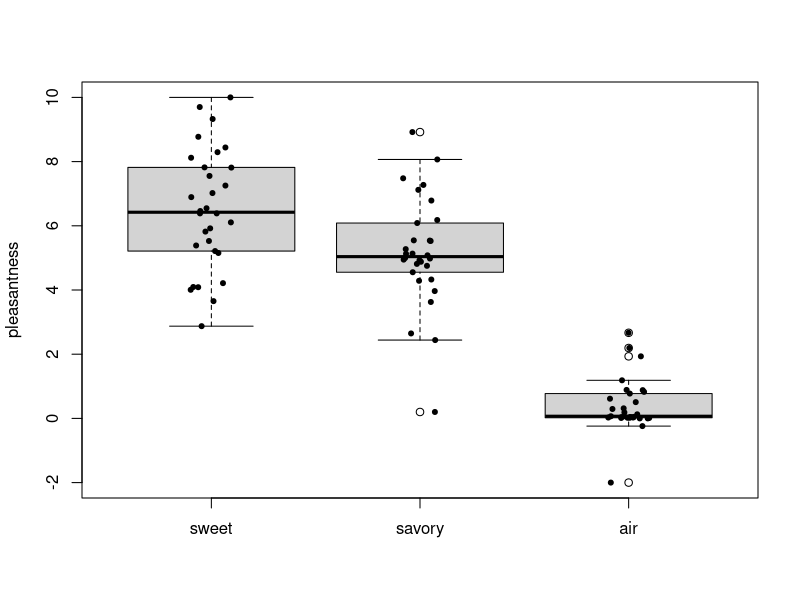
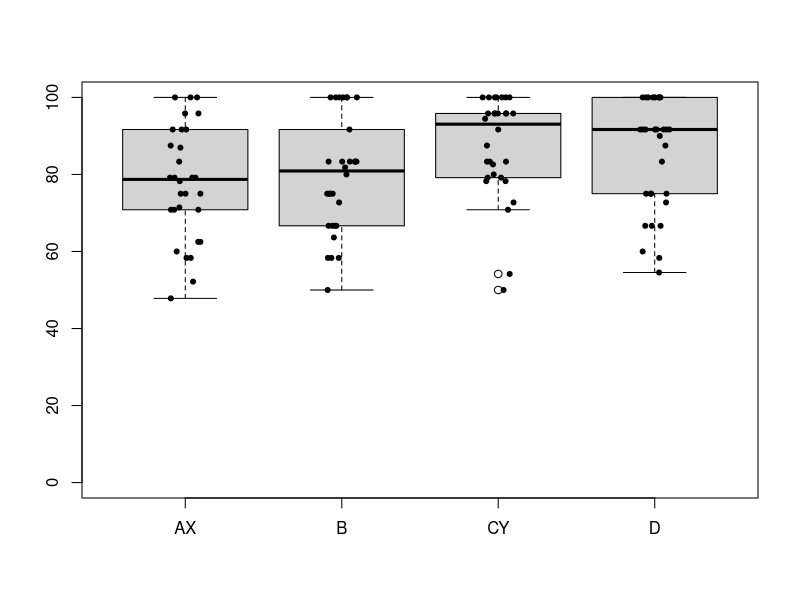
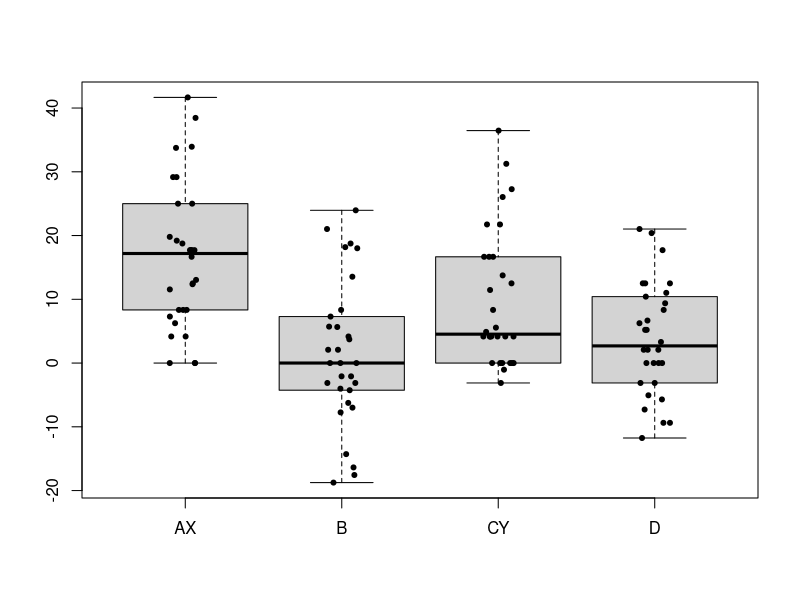
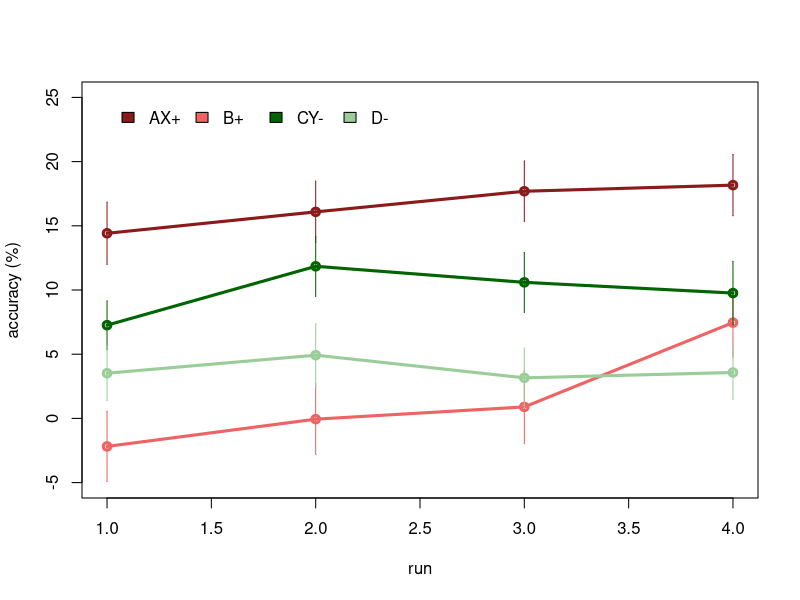

R code for these plots, in order: (Note: this script raises an error after producing the figures.)
library (Hmisc)
library (plotrix)
library (lme4)
library (afex)

# set directory if necessary
# setwd("/Users...")

######################################################## Experiment 1 - fMRI ##################################################################

# this section contains analyses of the behavioral data of the fMRI experiment: cond = last run of conditioning (before TMS); compound = compound phase after TMS (4 runs);

# data frame variables:
# rew: 1 = odor reward; 0 = no odor / air
# cue: 2 = compound; 1 = single 
# acc = % correct predictions
# acc_diff = prediction accuracy difference between compound and conditioning
# rt = average response time
# rt_diff = response time difference between compound and conditioning

df_fmri_pleas = read.table("fMRI_behavdata_pleasantness.txt", header=T )
df_fmri_cond = read.table("fMRI_behavdata_conditioning.txt", header=T )
df_fmri_comp = read.table("fMRI_behavdata_compound.txt", header=T )
df_fmri_specrewexp = read.table("fMRI_specific_rew_exp.txt", header=T )

# some variables
VP = unique(df_fmri_cond$Subj) 
N = length(VP)

### 1. odor pleasantness ratings ###
boxplot(df_fmri_pleas, ylab="pleasantness", horizontal=F) 
stripchart(data.frame(df_fmri_pleas),            # Data
           method = "jitter", # Random noise
           pch = 20,          # Pch symbols
           vertical = T,   # Vertical mode
           add = TRUE)        # Add it over

# odors versus air
t.test(rowMeans(df_fmri_pleas[1:2]),df_fmri_pleas$air,paired=T)

# sweet versus savory odor
t.test(df_fmri_pleas$sweet,df_fmri_pleas$savory,paired=T)


### 2. performance in last run of conditioning ###
df_fmri_cond$Subj = as.factor(df_fmri_cond$Subj)
df_fmri_cond$rew = as.factor(df_fmri_cond$rew)
df_fmri_cond$cue = as.factor(df_fmri_cond$cue)

bp=boxplot(cbind(df_fmri_cond$acc[df_fmri_cond$cond==1],df_fmri_cond$acc[df_fmri_cond$cond==2],df_fmri_cond$acc[df_fmri_cond$cond==3],df_fmri_cond$acc[df_fmri_cond$cond==4]), names=c('AX','B','CY','D'), ylim = c(0,100))
#points(seq(bp$n), colMeans(cbind(df_fmri_cond$acc[df_fmri_cond$cond==1],df_fmri_cond$acc[df_fmri_cond$cond==2],df_fmri_cond$acc[df_fmri_cond$cond==3],df_fmri_cond$acc[df_fmri_cond$cond==4])), col = "black", pch = 18)
stripchart(data.frame(cbind(df_fmri_cond$acc[df_fmri_cond$cond==1],df_fmri_cond$acc[df_fmri_cond$cond==2],df_fmri_cond$acc[df_fmri_cond$cond==3],df_fmri_cond$acc[df_fmri_cond$cond==4])),            # Data
           method = "jitter", # Random noise
           pch = 20,          # Pch symbols
           vertical = TRUE,   # Vertical mode
           add = TRUE)        # Add it over


### 3. performance during compound 
# factors
df_fmri_comp$Subj = as.factor(df_fmri_comp$Subj)
df_fmri_comp$rew = as.factor(df_fmri_comp$rew)
df_fmri_comp$cue = as.factor(df_fmri_comp$cue)

## average change in accuracy per condition (across runs)
comp_acc_subj=tapply(df_fmri_comp$acc_diff,data.frame(df_fmri_comp$Subj,df_fmri_comp$cond),mean)

bp=boxplot(comp_acc_subj, names=c('AX','B','CY','D'))
# points(seq(bp$n), colMeans(comp_acc_subj), col = "black", pch = 18)
stripchart(data.frame(comp_acc_subj),            # Data
           method = "jitter", # Random noise
           pch = 20,          # Pch symbols
           vertical = TRUE,   # Vertical mode
           add = TRUE)        # Add it over


## average change in prediction accuracy over time (4 runs of compound conditioning)
diff_comp_acc_mean = tapply(df_fmri_comp$acc_diff, data.frame(df_fmri_comp$cond,df_fmri_comp$run),mean )
diff_comp_acc_stderr = tapply(df_fmri_comp$acc_diff, data.frame(df_fmri_comp$cond,df_fmri_comp$run), std.error )

plot(diff_comp_acc_mean[1,],type='o',col='firebrick4',ylim=c(-5,25),lwd=3,ylab="accuracy (%)",xlab="run")
errbar(c(1:4),diff_comp_acc_mean[1,],diff_comp_acc_mean[1,]+diff_comp_acc_stderr[1,],diff_comp_acc_mean[1,]-diff_comp_acc_stderr[1,],add=T,cap=0,pch=1,errbar.col='firebrick4',col='firebrick4')
lines(diff_comp_acc_mean[2,],col="indianred2",lwd=3,type='o')
errbar(c(1:4),diff_comp_acc_mean[2,],diff_comp_acc_mean[2,]+diff_comp_acc_stderr[2,],diff_comp_acc_mean[2,]-diff_comp_acc_stderr[2,],add=T,cap=0,pch=1,errbar.col="indianred2",col="indianred2")
lines(diff_comp_acc_mean[3,],col='darkgreen',lwd=3,type='o')
errbar(c(1:4),diff_comp_acc_mean[3,],diff_comp_acc_mean[3,]+diff_comp_acc_stderr[3,],diff_comp_acc_mean[3,]-diff_comp_acc_stderr[3,],add=T,cap=0,pch=1,errbar.col='darkgreen',col='darkgreen')
lines(diff_comp_acc_mean[4,],col='darkseagreen3',lwd=3,type='o')
errbar(c(1:4),diff_comp_acc_mean[4,],diff_comp_acc_mean[4,]+diff_comp_acc_stderr[4,],diff_comp_acc_mean[4,]-diff_comp_acc_stderr[4,],add=T,cap=0,pch=1,errbar.col='darkseagreen3',col='darkseagreen3')
legend (1,25,c('AX+','B+','CY-','D-'),box.lty=0,ncol=4,
        fill=c('firebrick4','indianred2','darkgreen','darkseagreen3'))

### linear models ###
model.diff_acc_cond =lmer(acc_diff ~ 1 + rew*cue+run + (1|Subj), data = df_fmri_comp)
summary(model.diff_acc_cond)

# separate models for odor and no odor
model.diff_acc_condAXB =lmer(acc_diff ~ 1 + cue+run + (1|Subj), data = df_fmri_comp[df_fmri_comp$rew==1,])
summary(model.diff_acc_condAXB)

model.diff_acc_condCYD =lmer(acc_diff ~ 1 + cue+run + (1|Subj), data = df_fmri_comp[df_fmri_comp$rew==2,])
summary(model.diff_acc_condCYD)

# response times
model.diff_rt_cond =lmer(rt_diff ~ 1 + rew*cue+run + (1|Subj), data = df_fmri_comp)
summary(model.diff_rt_cond)

model.diff_rt_condAXB =lmer(rt_diff ~ 1 + cue+run + (1|Subj), data = df_fmri_comp[df_fmri_comp$rew==1,])
summary(model.diff_rt_condAXB)
model.diff_rt_condCYD =lmer(rt_diff ~ 1 + cue+run + (1|Subj), data = df_fmri_comp[df_fmri_comp$rew==2,])
summary(model.diff_rt_condCYD)

# specific reward expectations
diff_pred_acc_AX = (df_fmri_specrewexp$compAX_correct - df_fmri_specrewexp$condAX_correct) - (df_fmri_specrewexp$compAX_false - df_fmri_specrewexp$condAX_false)
diff_pred_acc_B = (df_fmri_specrewexp$compB_correct - df_fmri_specrewexp$condB_correct) - (df_fmri_specrewexp$compB_false - df_fmri_specrewexp$condB_false)

t.test(diff_pred_acc_AX ,diff_pred_acc_B, paired =T)

######################################################## Experiment 2 - TMS ##################################################################

# this section contains analyses of the behavioral data of the TMS experiment: cond = last run of conditioning (before TMS); compound = compound phase after TMS (4 runs);

# Stim = active stimulation group; Sham = control group 
# data frame variables:
  # rew: 1 = odor reward; 2 = no odor / air
  # cue: 2 = compound; 1 = single 
  # group: 1 = Stim; 0 = Sham
  # sex: 1 = male; 2 = female
  # acc = % correct predictions
  # acc_diff = prediction accuracy difference between compound and conditioning
  # rt = average response time
  # rt_diff = response time difference between compound and conditioning

df_tms_pleas = read.table("TMS_behavdata_pleasantness.txt", header=T )
df_tms_cond = read.table("TMS_behavdata_conditioning.txt", header=T )
df_tms_comp = read.table("TMS_behavdata_compound.txt", header=T )

# some variables
VPtms = unique(df_tms_comp$Subj)
Ntms = length(VPtms)
active_stim = c(2,4,5,6,7,12,13,16,21,24,27,33,38,40,41,44,46,61,63,65,66,72,74,77,78,79) #IDs of active Stim group

`%notin%` <- Negate(`%in%`)
sg = which(VPtms%in%active_stim)
cg = which(VPtms%notin%active_stim)

# 1. pleasantness

aov.pleas = data.frame(rep(df_tms_pleas$subj,3),rep(df_tms_pleas$stim,3),rep(1:3, each=Ntms),c(df_tms_pleas$sweet,df_tms_pleas$savory,df_tms_pleas$air))
colnames(aov.pleas) = c('Subj','group','cond','rating')

aov.pleas$Subj = as.factor(aov.pleas$Subj)
aov.pleas$group = as.factor(aov.pleas$group)
aov.pleas$cond = as.factor(aov.pleas$cond)

aov_groupxcond = aov(rating ~ (group*cond) + Error(Subj/cond), data = aov.pleas)
summary(aov_groupxcond)


### 2. performance in last run of conditioning 

# test for overall differences in accuracy after conditioning
av_acc = tapply(df_tms_cond$acc,df_tms_cond$Subj,mean)
t.test(av_acc[sg],av_acc[cg])
df_tms_cond$Subj = as.factor(df_tms_cond$Subj)
df_tms_cond$group = as.factor(df_tms_cond$group)

# factors
df_tms_cond$Subj = as.factor(df_tms_cond$Subj)
df_tms_cond$group = as.factor(df_tms_cond$group)
df_tms_cond$rew = as.factor(df_tms_cond$rew)
df_tms_cond$cue = as.factor(df_tms_cond$cue)

# ANOVAs to test for differences in performance at the end of conditioning
res.aov_accO= aov(acc ~ (group*cue) + Error(Subj/cue), data = df_tms_cond[df_tms_cond$rew==1,]) # odors only
summary(res.aov_accO)
res.aov_accNO= aov(acc ~ (group*cue) + Error(Subj/cue), data = df_tms_cond[df_tms_cond$rew==0,]) # no odors only
summary(res.aov_accNO)

res.aov_acc= aov(acc ~ (group*rew*cue) + Error(Subj/(rew*cue)), data = df_tms_cond) # prediction accuracy
summary(res.aov_acc)

res.aov_rt= aov(rt ~ (group*rew*cue) + Error(Subj/(rew*cue)), data = df_tms_cond) # response time
summary(res.aov_rt)


### 3. performance during compound
# factors
df_tms_comp$Subj = as.factor(df_tms_comp$Subj)
df_tms_comp$rew = as.factor(df_tms_comp$rew)
df_tms_comp$cue = as.factor(df_tms_comp$cue)
df_tms_comp$group = as.factor(df_tms_comp$group)

# average change in accuracy per condition 
comp_acc_subj_tms=tapply(df_tms_comp$acc_diff,data.frame(df_tms_comp$Subj,df_tms_comp$cue,df_tms_comp$rew),mean)

par(mfrow=c(1,2))
bp=boxplot(cbind(comp_acc_subj_tms[cg,2:1,2],comp_acc_subj_tms[cg,2:1,1]), names=c('AX','B','CY','D'), xlab = 'Sham')
points(seq(bp$n), colMeans(cbind(comp_acc_subj_tms[cg,2:1,2],comp_acc_subj_tms[cg,2:1,1])), col = "black", pch = 18)

bp=boxplot(cbind(comp_acc_subj_tms[sg,2:1,2],comp_acc_subj_tms[sg,2:1,1]), names=c('AX','B','CY','D'), xlab = 'Stim')
points(seq(bp$n), colMeans(cbind(comp_acc_subj_tms[sg,2:1,2],comp_acc_subj_tms[sg,2:1,1])), col = "black", pch = 18)


### linear models to test influence of stimulation on prediction accuracy 

model.diff_acc_cond_group =lmer(acc_diff ~ 1 + Group*rew*cue+run + (1|Subj), data = df_tms_comp)
summary(model.diff_acc_cond_group)

# separate models for odor predictions and air predictions
model.diff_acc_condAXB =lmer(acc_diff ~ 1 + group*cue+run + (1|Subj), data =df_tms_comp[df_tms_comp$rew==1,]) # odors
summary(model.diff_acc_condAXB)

model.diff_acc_condCYD =lmer(acc_diff ~ 1 + group*cue+run + (1|Subj), data =df_tms_comp[df_tms_comp$rew==0,]) # no odors
summary(model.diff_acc_condCYD)

# separate models for Stim and Sham
model.diff_acc_Stim =lmer(acc_diff ~ 1 + rew*cue+run + (1|Subj), data =df_tms_comp[df_tms_comp$group==1,])
summary(model.diff_acc_Stim)
model.diff_acc_StimcondAXB =lmer(acc_diff ~ 1 + cue+run + (1|Subj), data =df_tms_comp[df_tms_comp$group==1 & df_tms_comp$rew==1,])
summary(model.diff_acc_StimcondAXB)
model.diff_acc_StimcondCYD =lmer(acc_diff ~ 1 + cue+run + (1|Subj), data =df_tms_comp[df_tms_comp$group==1 & df_tms_comp$rew==0,])
summary(model.diff_acc_StimcondCYD)

model.diff_acc_Sham =lmer(acc_diff ~ 1 + rew*cue+run + (1|Subj), data = df_tms_comp[df_tms_comp$group==0,])
summary(model.diff_acc_Sham)
model.diff_acc_ShamcondAXB =lmer(acc_diff ~ 1 + cue+run + (1|Subj), data = df_tms_comp[df_tms_comp$group==0 & df_tms_comp$rew==1,])
summary(model.diff_acc_ShamcondAXB)
model.diff_acc_ShamcondCYD =lmer(acc_diff ~ 1 + cue+run + (1|Subj), data = df_tms_comp[df_tms_comp$group==0 & df_tms_comp$rew==0,])
summary(model.diff_acc_ShamcondCYD)

### linear models to test influence of stimulation on prediction speed

model.diff_rt_cond_group =lmer(rt_diff ~ 1 + Group*rew*cue+run + (1|Subj), data = df_tms_comp)
summary(model.diff_rt_cond_group)

# separate models for odor and no odor
model.diff_rt_condAXB =lmer(rt_diff ~ 1 + Group*cue+run + (1|Subj), data =df_tms_comp[df_tms_comp$rew==1,])
summary(model.diff_rt_condAXB)

model.diff_rt_condCYD =lmer(rt_diff ~ 1 + Group*cue+run + (1|Subj), data =df_tms_comp[df_tms_comp$rew==0,])
summary(model.diff_rt_condCYD)

# separate models for Stim and Sham
model.diff_rt_Stim =lmer(rt_diff ~ 1 + rew*cue+run + (1|Subj), data =df_tms_comp[df_tms_comp$Group==1,])
summary(model.diff_rt_Stim)
model.diff_rt_StimcondAXB =lmer(rt_diff ~ 1 + cue+run + (1|Subj), data =df_tms_comp[df_tms_comp$Group==1 & df_tms_comp$rew==1,])
summary(model.diff_rt_StimcondAXB)
model.diff_rt_StimcondCYD =lmer(rt_diff ~ 1 + cue+run + (1|Subj), data =df_tms_comp[df_tms_comp$Group==1 & df_tms_comp$rew==0,])
summary(model.diff_rt_StimcondCYD)

model.diff_rt_Sham =lmer(rt_diff ~ 1 + rew*cue+run + (1|Subj), data = df_tms_comp[df_tms_comp$Group==0,])
summary(model.diff_rt_Sham)
model.diff_rt_ShamcondAXB =lmer(rt_diff ~ 1 + cue+run + (1|Subj), data = df_tms_comp[df_tms_comp$Group==0 & df_tms_comp$rew==1,])
summary(model.diff_rt_ShamcondAXB)
model.diff_rt_ShamcondCYD =lmer(rt_diff ~ 1 + cue+run + (1|Subj), data = df_tms_comp[df_tms_comp$Group==0 & df_tms_comp$rew==0,])
summary(model.diff_rt_ShamcondCYD)
